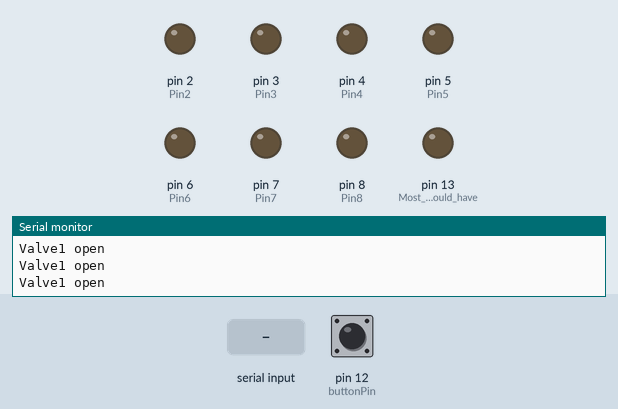
Recording of a sketch running on a simulated Arduino Uno, built with avr-gcc and run on an emulated ATmega328P. Parts: output pins drawn as LEDs (lit = HIGH), the last lines printed to the serial monitor. Inputs (shaded band) come from the test bench; at power-on: pin 12 (buttonPin) HIGH.

Above: at 1.4 s.
1.5 s: "on" received over Serial
At 2.1 s:
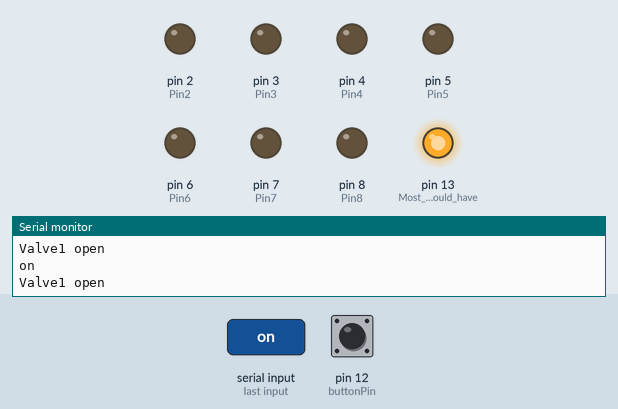
3.3 s: "2" received over Serial
At 4.6 s:
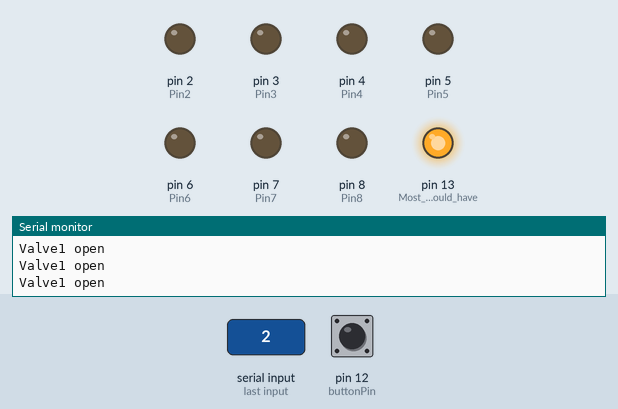
4.9 s: "3" received over Serial
At 5.9 s:
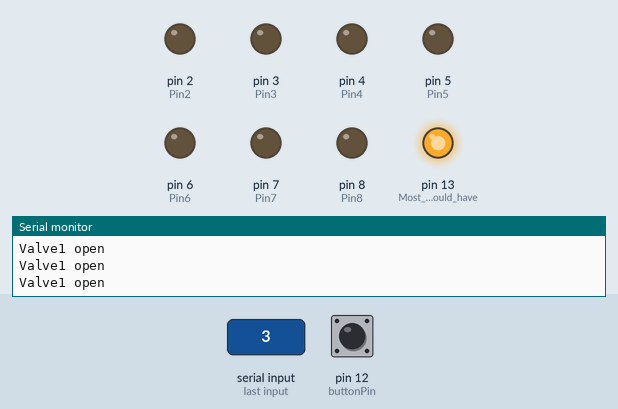
6.5 s: "4" received over Serial
At 7.3 s:
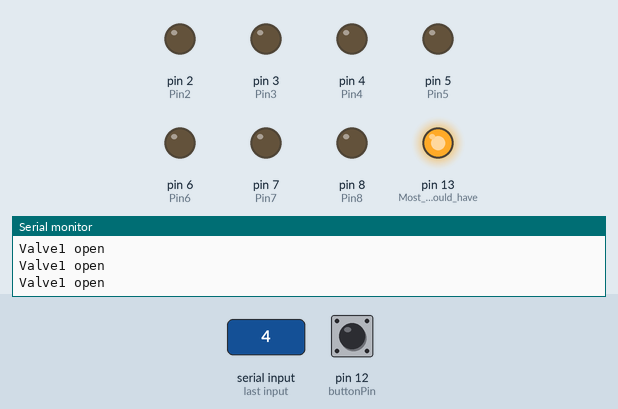
8.1 s: "5" received over Serial
At 8.6 s:
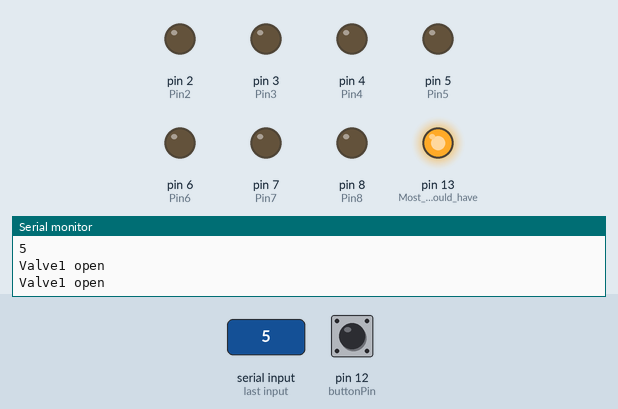
9.7 s: "6" received over Serial
At 11.1 s:
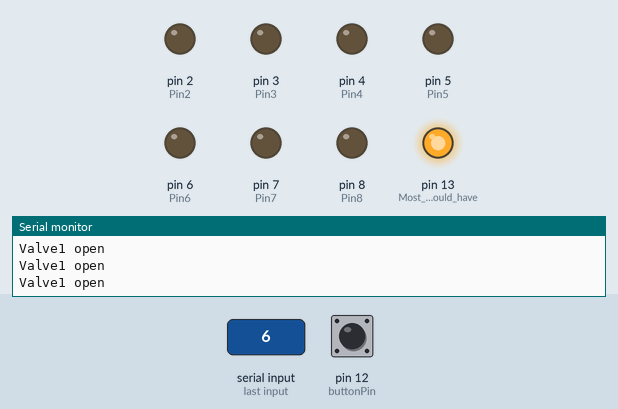
Timing chart, 0 to 12.3 s (numbered marks = the images above; inputs shaded):
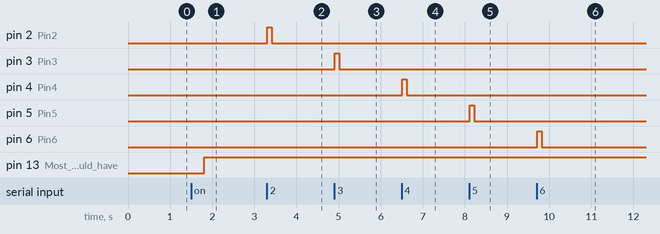

Measured:
- after the input at 1.5 s, pin 13 (Most_Arduinos_should_have): LOW → HIGH after 0.31 s
- after the input at 3.3 s, pin 2 (Pin2): LOW → HIGH at once, → LOW 0.10 s later
- after the input at 4.9 s, pin 3 (Pin3): LOW → HIGH at once, → LOW 0.10 s later
- after the input at 6.5 s, pin 4 (Pin4): LOW → HIGH at once, → LOW 0.10 s later
- after the input at 8.1 s, pin 5 (Pin5): LOW → HIGH at once, → LOW 0.10 s later
- after the input at 9.7 s, pin 6 (Pin6): LOW → HIGH at once, → LOW 0.10 s later

The sketch:

punchvest.ino
```cpp
/*
 * Created by Peacebob - 2022-03-10
 *
 * This sketch delivers the punch calls from Arduino to a set of relays.
 *
 * Once this is uploaded to the Arduino, open the Serial Monitor by pressing ctrl+shift+M
 *
 * In the Serial Monitor, Set the baud rate to 9600 and select "No line ending"
 *
 * Now type "on" to turn the built-in LED on or type "off" to turn the built-in LED off
 *
 * Additionally, once connected, this sketch will send "Button Pressed!" to the Serial port when the button on pin 12 is pressed
 *
 */

String readString;
char buff[100];               //100 character buffer
const int buttonPin = 12;    // the number of the pushbutton pin. The other pin of the button goes to ground
int buttonState = 0;         // variable for reading the pushbutton status
const int Pin1 = 1;    // the number of the pin.
int Pin1State = 0;         // variable for reading the pin status
const int Pin2 = 2;
int Pin2State = 0;
const int Pin3 = 3;
int Pin3State = 0;
const int Pin4 = 4;
int Pin4State = 0;
const int Pin5 = 5;
int Pin5State = 0;
const int Pin6 = 6;
int Pin6State = 0;
const int Pin7 = 7;
int Pin7State = 0;
const int Pin8 = 8;
int Pin8State = 0;

void setup()
{

  // Set encoder pins
  pinMode(LED_BUILTIN, OUTPUT);       //Most Arduinos should have an LED_BUILTIN. Tested with Uno
  pinMode(buttonPin, INPUT_PULLUP);

  pinMode(Pin1, OUTPUT);
  pinMode(Pin2, OUTPUT);
  pinMode(Pin3, OUTPUT);
  pinMode(Pin4, OUTPUT);
  pinMode(Pin5, OUTPUT);
  pinMode(Pin6, OUTPUT);
  pinMode(Pin7, OUTPUT);
  pinMode(Pin8, OUTPUT);

  digitalWrite(LED_BUILTIN, LOW);     //Turn the LED off by default

  digitalWrite(Pin1, LOW);     //Turn the pin off by default
  digitalWrite(Pin2, LOW);
  digitalWrite(Pin3, LOW);
  digitalWrite(Pin4, LOW);
  digitalWrite(Pin5, LOW);
  digitalWrite(Pin6, LOW);
  digitalWrite(Pin7, LOW);
  digitalWrite(Pin8, LOW);


  // Setup Serial Monitor
  Serial.begin(9600);
}

void loop()
{
  //========== Button press ===========================
  buttonState = !(digitalRead(buttonPin));  //The ! character inverts the input. This is important since we're using INPUT_PULLUP as the pinMode
  Pin1State = !(digitalRead(Pin1));

  if (buttonState == HIGH) {
    Serial.println("Button pressed!");
    delay(300);
  }
    if (Pin1State == HIGH) {
    Serial.println("Valve1 open");
    delay(300);
  }
      if (Pin2State == HIGH) {
    Serial.println("Valve2 open");
    delay(300);
  }
      if (Pin3State == HIGH) {
    Serial.println("Valve3 open");
    delay(300);
  }
      if (Pin4State == HIGH) {
    Serial.println("Valve4 open");
    delay(300);
  }
      if (Pin5State == HIGH) {
    Serial.println("Valve5 open");
    delay(300);
  }
      if (Pin6State == HIGH) {
    Serial.println("Valve6 open");
    delay(300);
  }
      if (Pin7State == HIGH) {
    Serial.println("Valve7 open");
    delay(300);
  }
      if (Pin8State == HIGH) {
    Serial.println("Valve8 open");
    delay(300);
  }

  //========== Handle serial input ====================
  while (Serial.available())
    {
      char c = Serial.read();  //gets one byte from serial buffer
      readString += c; //makes the string readString
      delay(2);  //slow looping to allow buffer to fill with next character
    }

    if (readString.length() >0)
    {
      readString.toLowerCase();   //Set the input to all lower case

      Serial.println(readString); //Echo the typed input back to the serial monitor

      if(readString == "on")
      {
        digitalWrite(LED_BUILTIN, HIGH);  //Turn the LED on
      }
          if(readString == "off")
      {
        digitalWrite(LED_BUILTIN, LOW);   //Turn the LED off
      }

          if(readString == "1")
      {
        digitalWrite(Pin1, HIGH);  //Open valve 1
    delay(100);
    digitalWrite(Pin1, LOW);  //Close valve 1
      }

          if(readString == "2")
    {
        digitalWrite(Pin2, HIGH);  //Open valve 2
    delay(100);
    digitalWrite(Pin2, LOW);  //Close valve 2
      }

              if(readString == "3")
    {
        digitalWrite(Pin3, HIGH);  //Open valve 3
    delay(100);
    digitalWrite(Pin3, LOW);  //Close valve 3
      }


              if(readString == "4")
    {
        digitalWrite(Pin4, HIGH);  //Open valve 4
    delay(100);
    digitalWrite(Pin4, LOW);  //Close valve 4
      }

              if(readString == "5")
    {
        digitalWrite(Pin5, HIGH);  //Open valve 5
    delay(100);
    digitalWrite(Pin5, LOW);  //Close valve 5
      }

              if(readString == "6")
    {
        digitalWrite(Pin6, HIGH);  //Open valve 6
    delay(100);
    digitalWrite(Pin6, LOW);  //Close valve 6
      }


              if(readString == "7")
    {
        digitalWrite(Pin7, HIGH);  //Open valve 7
    delay(100);
    digitalWrite(Pin7, LOW);  //Close valve 7
      }

              if(readString == "8")
    {
        digitalWrite(Pin8, HIGH);  //Open valve 8
    delay(100);
    digitalWrite(Pin8, LOW);  //Close valve 8
      }

    }
    readString = "";      //Clear the readString variable so it doens't just constantly grow
}
```
